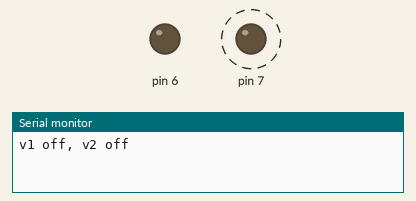
Bench run of a sketch on a simulated Arduino Uno, built with avr-gcc and run on an emulated ATmega328P. Parts: output pins drawn as LEDs (lit = HIGH), the last lines printed to the serial monitor. Dashed ring = blinking.

Above: at 0.5 s.
At 3.5 s:
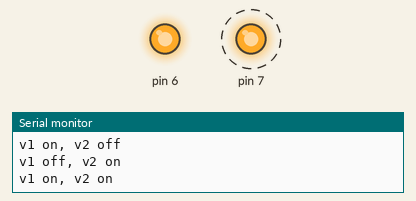
Timing chart, 0 to 5.2 s (numbered marks = the images above):
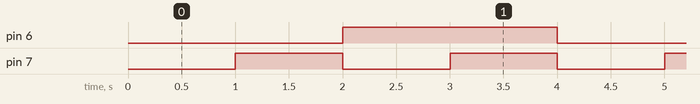

The sketch:

2bitdac.ino
```cpp
long int start_time;
short int state;

void setup() {
  Serial.begin(115200);
  pinMode(6, OUTPUT);
  pinMode(7, OUTPUT);
  start_time = millis();
  state = 0;
}

void loop() {
  long int current_time = millis();
  if (current_time - start_time <= 1000) {
    if (state == 0) {
      // v1 off, v2 off
      Serial.println("v1 off, v2 off");
      digitalWrite(7, 0);
      digitalWrite(6, 0);
      state = 1;
    }
  } else if (current_time - start_time <= 2000) {
    if (state == 1) {
      // v1 on, v2 off
      Serial.println("v1 on, v2 off");
      digitalWrite(7, 1);
      digitalWrite(6, 0);
      state = 2;
    }
  } else if (current_time - start_time <= 3000) {
    if (state == 2) {
      // v1 off, v2 on
      Serial.println("v1 off, v2 on");
      digitalWrite(7, 0);
      digitalWrite(6, 1);
      state = 3;
    }
  } else if (current_time - start_time <= 4000) {
    if (state == 3) {
      // v1 on, v2 on
      Serial.println("v1 on, v2 on");
      digitalWrite(7, 1);
      digitalWrite(6, 1);
      state = 4;
    }
  } else {
    // start loop over
    start_time = millis();
    state = 0;
  }
}
```

Measured:
- by itself, pin 6: alternates HIGH for 2.0 s and LOW for 2.0 s
- by itself, pin 7: alternates HIGH for 1.0 s and LOW for 1.0 s
- by itself, everything shown: repeats every 4.0 s, in 4 steps
